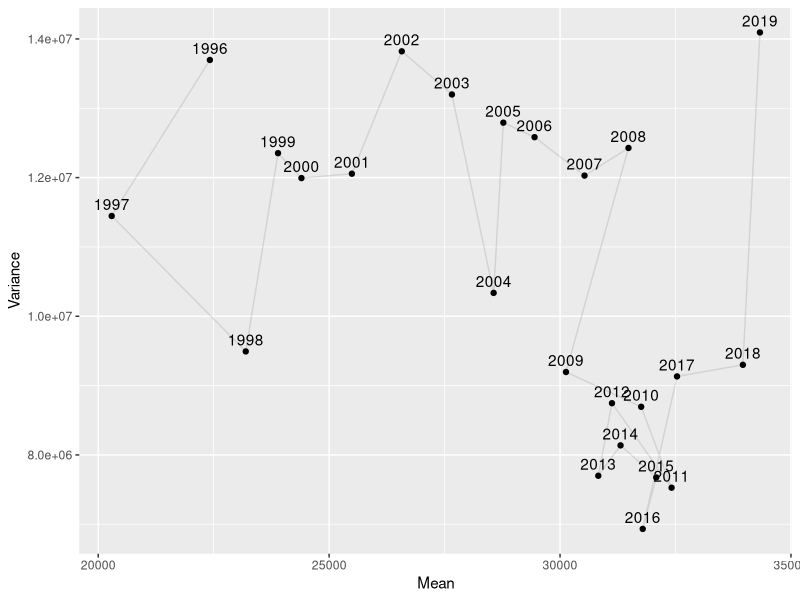
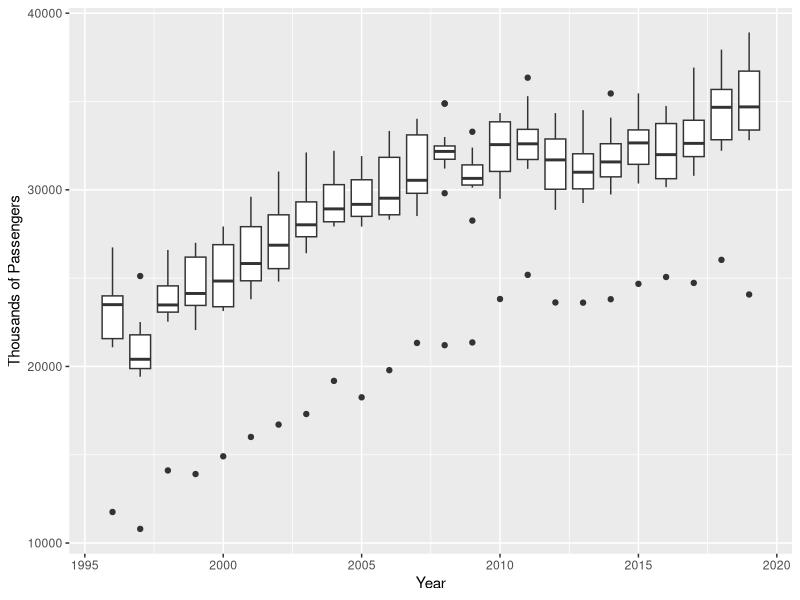
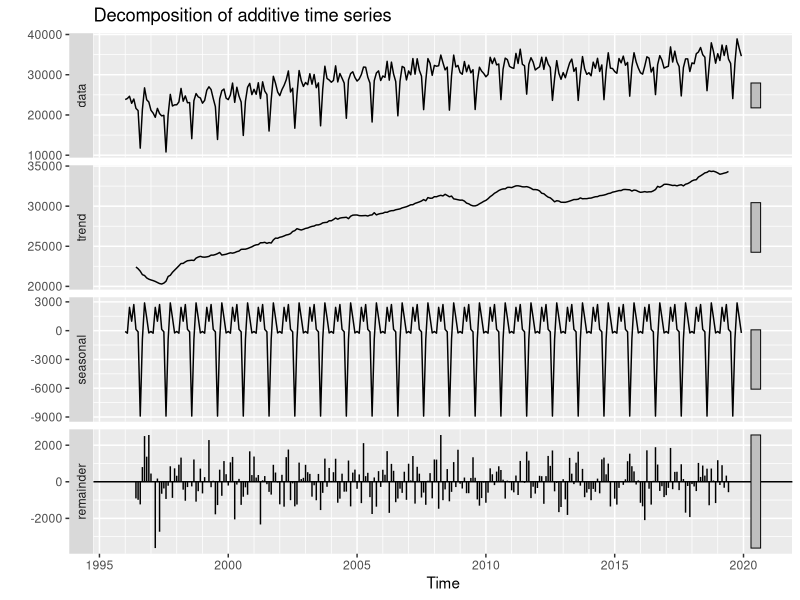
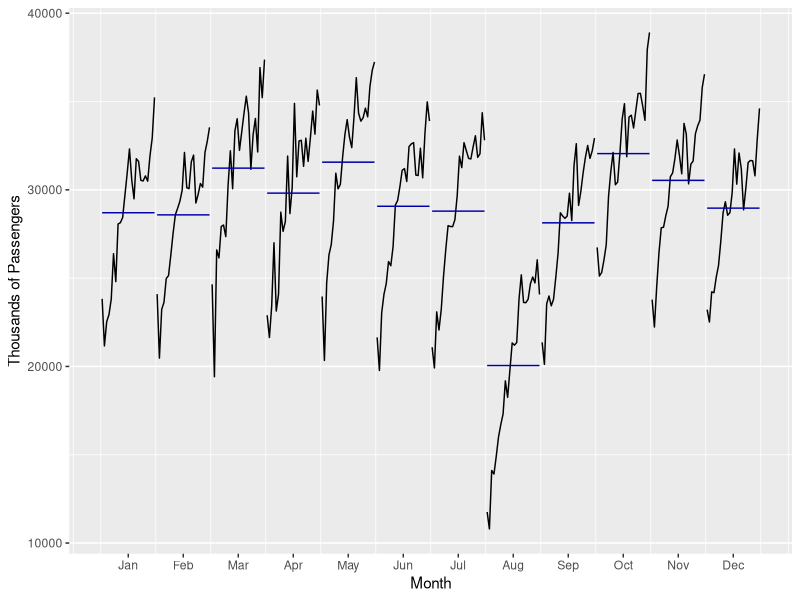
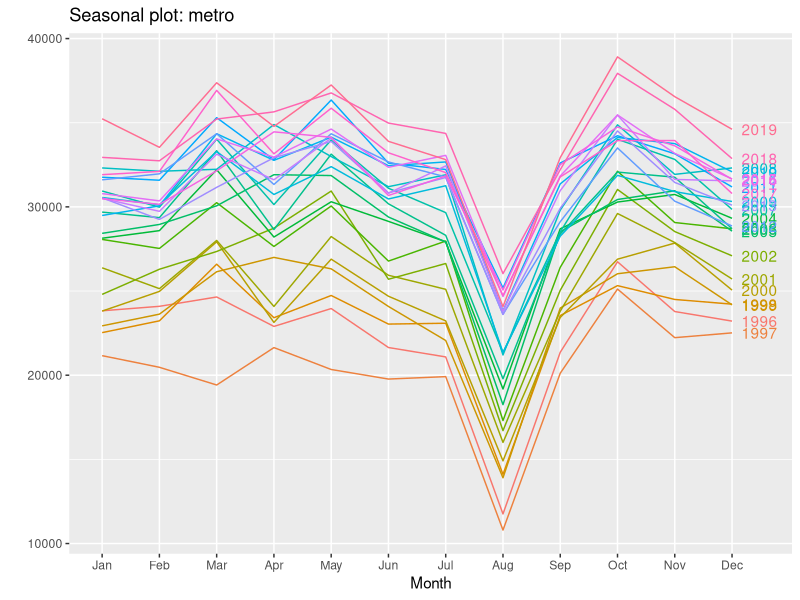
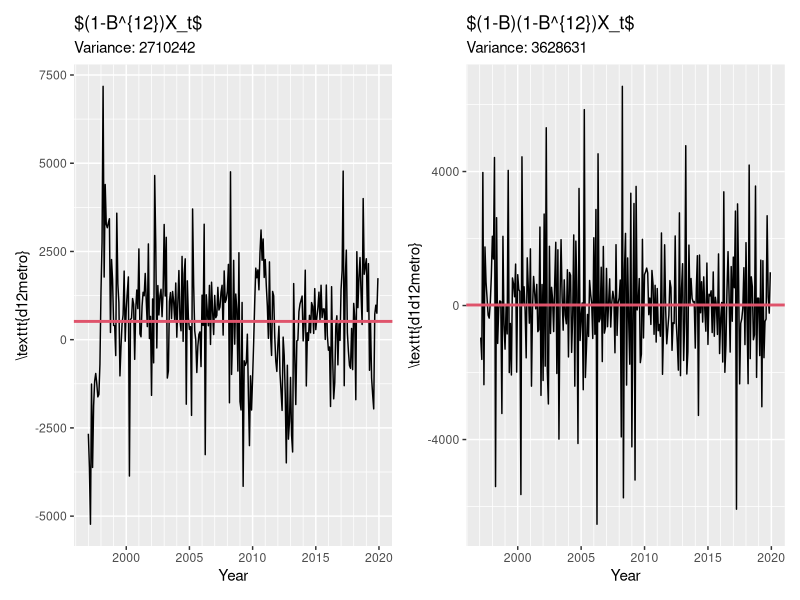
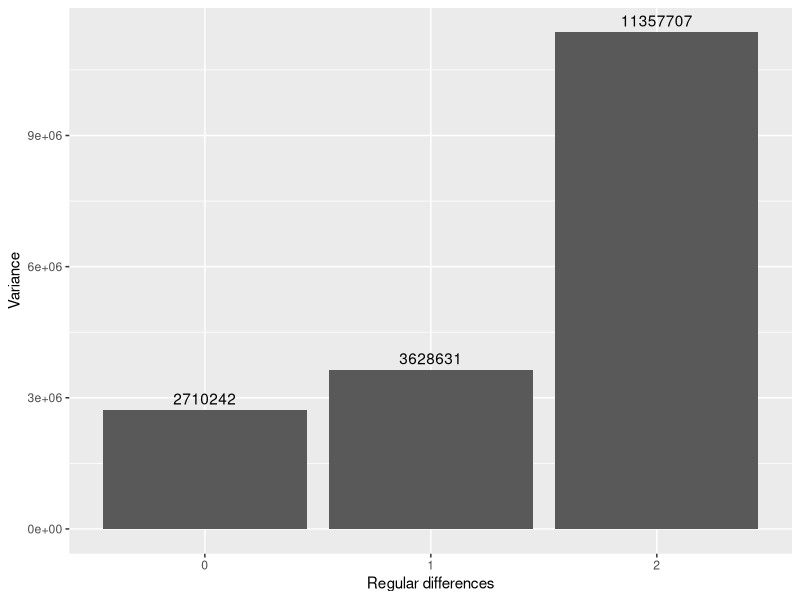
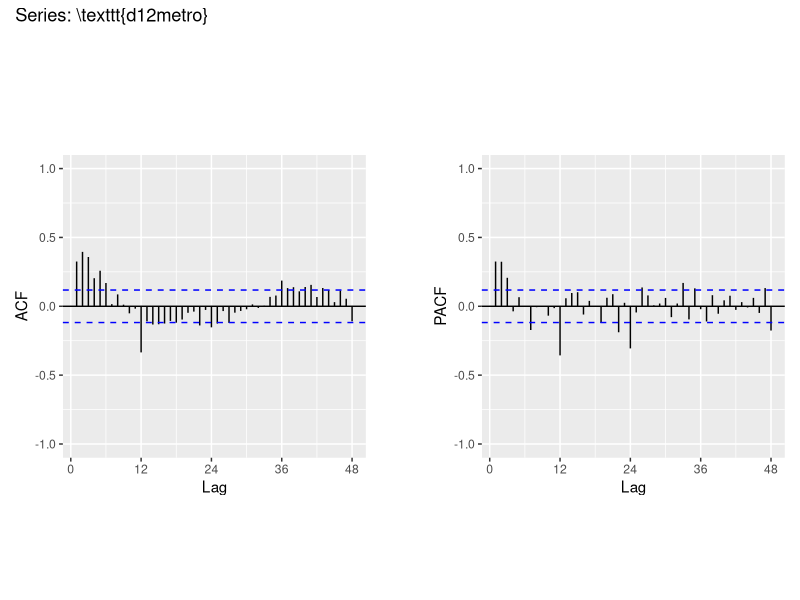

Reproduce these figures in R, in order.
## ---- chunk 1
library(tidyverse)
library(forecast)
library(patchwork)
## ---- chunk 2
metro <- window(ts(read.table("./data/metro.dat"), start = 1996, freq = 12))

df <- tibble(passengers = metro, date = time(metro))
df %>%
    group_by(year = floor(date)) %>%
    summarise(mean = mean(passengers), var = var(passengers)) %>%
    ggplot(aes(x = mean, y = var)) +
    geom_point() +
    geom_path(alpha = 0.1) +
    geom_text(aes(label = year),
        vjust = -0.5, hjust = 0.5,
        position = position_dodge(width = .9)
    ) +
    labs(x = "Mean", y = "Variance")
## ---- chunk 3
df %>%
    mutate(year = floor(date)) %>%
    ggplot(aes(group = year, x = year, y = passengers)) +
    geom_boxplot() +
    labs(x = "Year", y = "Thousands of Passengers")
## ---- chunk 4
metro %>%
    decompose(filter = rep(1 / 12, 12)) %>%
    autoplot() & scale_x_continuous(minor_breaks = seq(1996, 2020, 1))
## ---- chunk 5
ggmonthplot(metro) + labs(y = "Thousands of Passengers")
## ---- chunk 6
ggseasonplot(metro, year.labels = TRUE)
## ---- chunk 7
d12metro <- diff(metro, lag = 12)
## ---- chunk 8
d1d12metro <- diff(d12metro, lag = 1)
d1d1d12metro <- diff(d1d12metro, lag = 1)
## ---- chunk 9
pd12 <- ggplot(NULL, aes(x = time(d12metro), y = d12metro)) +
    geom_line() +
    geom_hline(yintercept = mean(d12metro), linewidth = 1, color = 2) +
    labs(
        title = "$(1-B^{12})X_t$",
        subtitle = paste0("Variance: ", round(var(d12metro))),
        y = "\\texttt{d12metro}"
    )

pd1d12 <- ggplot(NULL, aes(x = time(d1d12metro), y = d1d12metro)) +
    geom_line() +
    geom_hline(yintercept = mean(d1d12metro), linewidth = 1, color = 2) +
    labs(
        title = "$(1-B)(1-B^{12})X_t$",
        subtitle = paste0("Variance: ", round(var(d1d12metro))),
        y = "\\texttt{d1d12metro}"
    )

# pd1d1d12 <- ggplot(NULL, aes(x = time(d1d1d12metro), y = d1d1d12metro)) +
#     geom_line() +
#     geom_hline(yintercept = mean(d1d1d12metro), linewidth = 1, color = 2) +
#     labs(
#         title = "$(1-B)(1-B)(1-B^{12})X_t$",
#         subtitle = paste0("Variance: ", round(var(d1d1d12metro))),
#         y = "\\texttt{d1d1d12metro}"
#     )

pd12 + pd1d12 &
    labs(x = "Year") &
    scale_x_continuous(minor_breaks = seq(1996, 2020, 1))
## ---- chunk 10
tibble(
    diff = c("0", "1", "2"),
    var = c(var(d12metro), var(d1d12metro), var(d1d1d12metro))
) %>%
    ggplot(aes(x = diff, y = var)) +
    geom_col() +
    geom_text(aes(label = round(var)), vjust = -0.5, hjust = 0.5) +
    labs(x = "Regular differences", y = "Variance")
## ---- chunk 11
ggAcf(d12metro, lag.max = 48) + plot_spacer() + ggPacf(d12metro, lag.max = 48) +
    plot_annotation(title = "Series: \\texttt{d12metro}") +
    plot_layout(widths = c(4, 0.5, 4)) &
    ylim(-1, 1) & labs(title = "") &
    theme(aspect.ratio = 1) &
    scale_x_continuous(
        breaks = seq(0, 48, 12),
        # minor_breaks = seq(3, 24, 3)
    )
## ---- chunk 12
(mod <- arima(d12metro, order = c(3, 0, 0), seasonal = list(order = c(0, 0, 1), period = 12)))
abs(mod$coef / sqrt(diag(mod$var.coef)))
## ---- chunk 13
ggAcf(d1d12metro, lag.max = 48) + plot_spacer() + ggPacf(d1d12metro, lag.max = 48) +
    plot_annotation(title = "Series: \\texttt{d1d12metro}") +
    plot_layout(widths = c(4, 0.5, 4)) &
    ylim(-1, 1) & labs(title = "") &
    theme(aspect.ratio = 1) &
    scale_x_continuous(
        breaks = seq(0, 48, 12),
        # minor_breaks = seq(3, 24, 3)
    )
## ---- chunk 14
(mod1 <- arima(d1d12metro, order = c(2, 0, 0), seasonal = list(order = c(0, 0, 2), period = 12)))
(mod2 <- arima(d1d12metro, order = c(0, 0, 1), seasonal = list(order = c(0, 0, 2), period = 12)))

abs(mod1$coef / sqrt(diag(mod1$var.coef)))
abs(mod2$coef / sqrt(diag(mod2$var.coef)))
